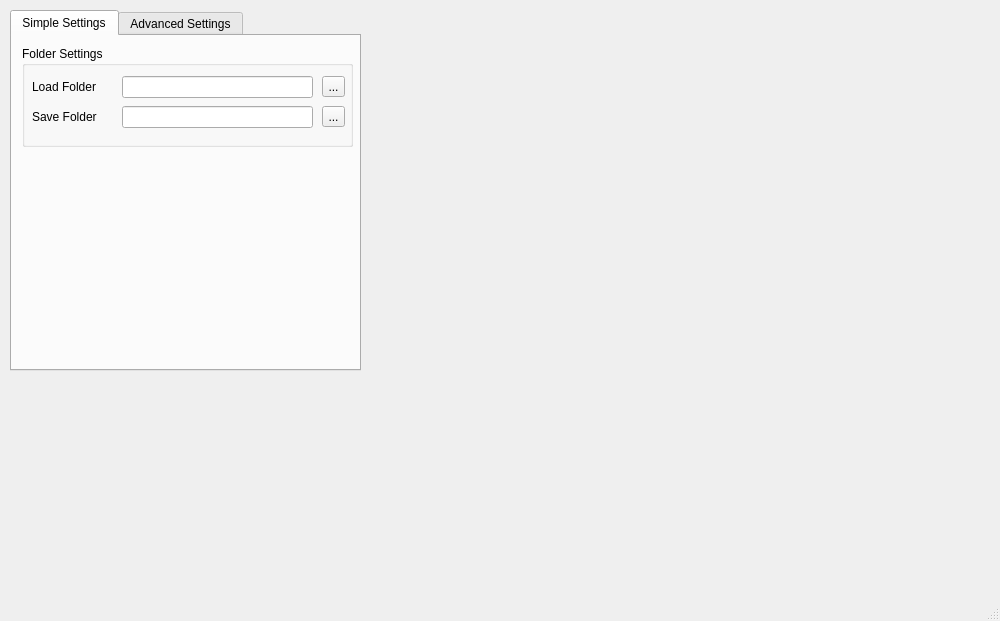
<?xml version="1.0" encoding="UTF-8"?>
<ui version="4.0">
 <class>MainWindow</class>
 <widget class="QMainWindow" name="MainWindow">
  <property name="geometry">
   <rect>
    <x>0</x>
    <y>0</y>
    <width>1000</width>
    <height>621</height>
   </rect>
  </property>
  <property name="windowTitle">
   <string>POD Filter</string>
  </property>
  <widget class="QWidget" name="centralwidget">
   <widget class="QTabWidget" name="settingsTabWidget">
    <property name="geometry">
     <rect>
      <x>10</x>
      <y>10</y>
      <width>351</width>
      <height>361</height>
     </rect>
    </property>
    <property name="currentIndex">
     <number>0</number>
    </property>
    <widget class="QWidget" name="simpleSettingsTab">
     <attribute name="title">
      <string>Simple Settings</string>
     </attribute>
     <widget class="QGroupBox" name="folderGroup">
      <property name="geometry">
       <rect>
        <x>10</x>
        <y>10</y>
        <width>331</width>
        <height>101</height>
       </rect>
      </property>
      <property name="title">
       <string>Folder Settings</string>
      </property>
      <widget class="QLabel" name="loadFolderLabel">
       <property name="geometry">
        <rect>
         <x>10</x>
         <y>30</y>
         <width>91</width>
         <height>21</height>
        </rect>
       </property>
       <property name="text">
        <string>Load Folder</string>
       </property>
      </widget>
      <widget class="QLineEdit" name="loadFolderEdit">
       <property name="enabled">
        <bool>true</bool>
       </property>
       <property name="geometry">
        <rect>
         <x>100</x>
         <y>30</y>
         <width>191</width>
         <height>22</height>
        </rect>
       </property>
       <property name="readOnly">
        <bool>true</bool>
       </property>
      </widget>
      <widget class="QToolButton" name="loadFolderButton">
       <property name="geometry">
        <rect>
         <x>300</x>
         <y>30</y>
         <width>23</width>
         <height>21</height>
        </rect>
       </property>
       <property name="text">
        <string>...</string>
       </property>
      </widget>
      <widget class="QLabel" name="saveFolderLabel">
       <property name="geometry">
        <rect>
         <x>10</x>
         <y>60</y>
         <width>91</width>
         <height>21</height>
        </rect>
       </property>
       <property name="text">
        <string>Save Folder</string>
       </property>
      </widget>
      <widget class="QLineEdit" name="saveFolderEdit">
       <property name="enabled">
        <bool>true</bool>
       </property>
       <property name="geometry">
        <rect>
         <x>100</x>
         <y>60</y>
         <width>191</width>
         <height>22</height>
        </rect>
       </property>
       <property name="readOnly">
        <bool>true</bool>
       </property>
      </widget>
      <widget class="QToolButton" name="saveFolderButton">
       <property name="geometry">
        <rect>
         <x>300</x>
         <y>60</y>
         <width>23</width>
         <height>21</height>
        </rect>
       </property>
       <property name="text">
        <string>...</string>
       </property>
      </widget>
     </widget>
    </widget>
    <widget class="QWidget" name="advancedSettingsTab">
     <attribute name="title">
      <string>Advanced Settings</string>
     </attribute>
    </widget>
   </widget>
   <widget class="QWidget" name="verticalLayoutWidget">
    <property name="geometry">
     <rect>
      <x>380</x>
      <y>10</y>
      <width>601</width>
      <height>431</height>
     </rect>
    </property>
    <layout class="QVBoxLayout" name="plotLayout"/>
   </widget>
  </widget>
  <widget class="QMenuBar" name="menubar">
   <property name="geometry">
    <rect>
     <x>0</x>
     <y>0</y>
     <width>1000</width>
     <height>19</height>
    </rect>
   </property>
  </widget>
  <widget class="QStatusBar" name="statusbar"/>
  <action name="saveConfigAction">
   <property name="text">
    <string>Save Configuration</string>
   </property>
   <property name="shortcut">
    <string>Ctrl+Alt+S</string>
   </property>
  </action>
  <action name="loadConfigAction">
   <property name="text">
    <string>Load Configuration</string>
   </property>
  </action>
  <action name="actionLight">
   <property name="text">
    <string>Light</string>
   </property>
  </action>
  <action name="actionDark">
   <property name="text">
    <string>Dark</string>
   </property>
  </action>
 </widget>
 <resources/>
 <connections/>
</ui>
